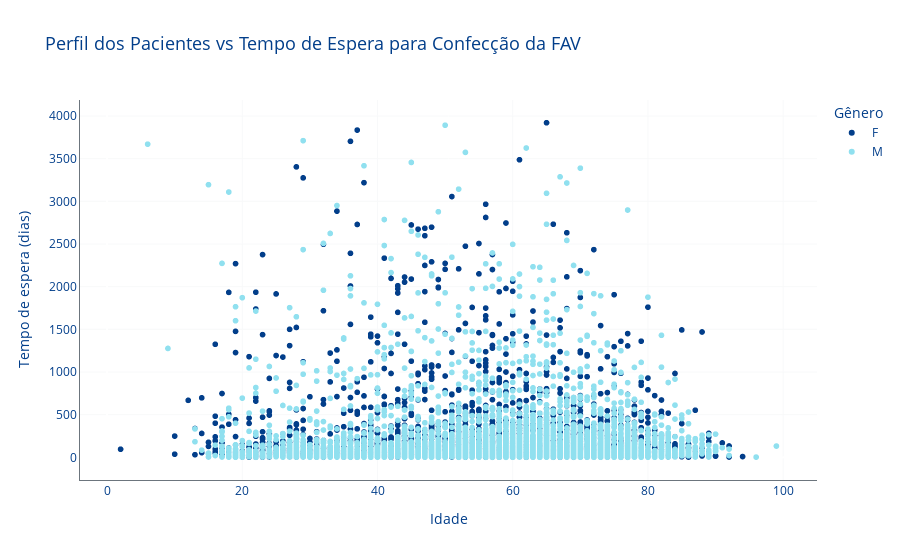

The notebook cell this image was saved under:
### Code cell
fig1_p3 = px.scatter(
    df_perfil,
    x='idade',
    y='tempo_entre_fav_e_primeira_dialise',
    color='genero',
    labels={
        'idade': 'Idade',
        'tempo_entre_fav_e_primeira_dialise': 'Tempo de espera (dias)',
        'genero': 'Gênero'
    },
    title='Perfil dos Pacientes vs Tempo de Espera para Confecção da FAV',
    color_discrete_map=genero_cores
)

# Layout com paleta médica
fig1_p3.update_layout(
    plot_bgcolor=paleta['fundo'],
    paper_bgcolor=paleta['fundo'],
    font=dict(color=paleta['azul_escuro']),
    title_font=dict(size=18, color=paleta['azul_escuro']),
    xaxis=dict(
        title='Idade',
        gridcolor=paleta['cinza_claro'],
        linecolor=paleta['cinza_texto']
    ),
    yaxis=dict(
        title='Tempo de espera (dias)',
        gridcolor=paleta['cinza_claro'],
        linecolor=paleta['cinza_texto']
    )
)

fig1_p3.show()

### Figure 1 — Plotly figure (JSON) as saved in the notebook; plotly's stock layout.template omitted (floating-point values rounded to 4 significant figures; data arrays with more than 128 entries replaced by an {"elided": "..."} marker saying what was removed)
{"data": [{"hovertemplate": "Gênero=F<br>Idade=%{x}<br>Tempo de espera (dias)=%{y}<extra></extra>", "legendgroup": "F", "marker": {"color": "#023E8A", "symbol": "circle"}, "mode": "markers", "name": "F", "showlegend": true, "type": "scattergl", "x": {"elided": "3457 int values"}, "xaxis": "x", "y": {"elided": "3457 int values"}, "yaxis": "y"}, {"hovertemplate": "Gênero=M<br>Idade=%{x}<br>Tempo de espera (dias)=%{y}<extra></extra>", "legendgroup": "M", "marker": {"color": "#90E0EF", "symbol": "circle"}, "mode": "markers", "name": "M", "showlegend": true, "type": "scattergl", "x": {"elided": "5078 int values"}, "xaxis": "x", "y": {"elided": "5078 int values"}, "yaxis": "y"}], "layout": {"font": {"color": "#023E8A"}, "legend": {"title": {"text": "Gênero"}, "tracegroupgap": 0}, "paper_bgcolor": "#FFFFFF", "plot_bgcolor": "#FFFFFF", "title": {"font": {"color": "#023E8A", "size": 18}, "text": "Perfil dos Pacientes vs Tempo de Espera para Confecção da FAV"}, "xaxis": {"anchor": "y", "domain": [0, 1], "gridcolor": "#F8F9FA", "linecolor": "#6C757D", "title": {"text": "Idade"}}, "yaxis": {"anchor": "x", "domain": [0, 1], "gridcolor": "#F8F9FA", "linecolor": "#6C757D", "title": {"text": "Tempo de espera (dias)"}}}}
